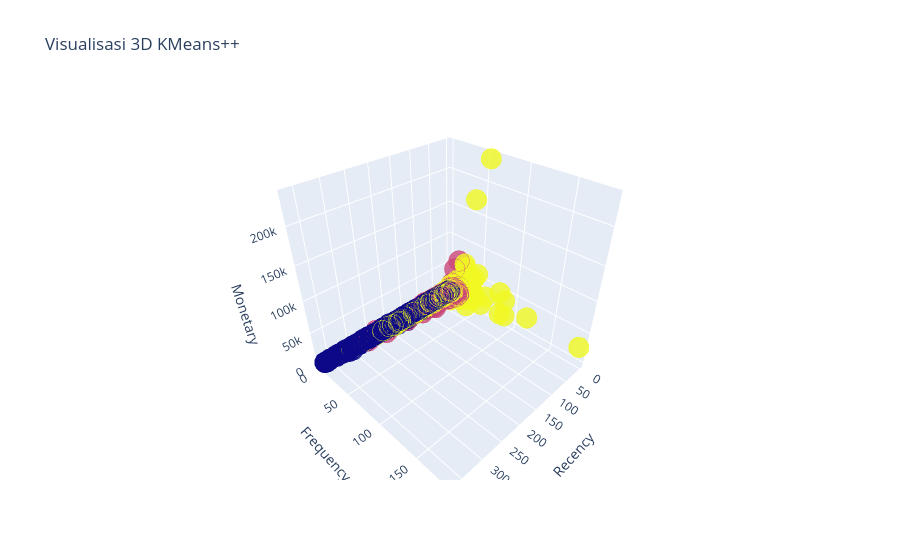

The notebook cell this image was saved under:
### Code cell
# Menampilkan visualisasi 3D dari hasil Clustering
visual_3d = go.Scatter3d(
    x= df_kmeans['Recency'],
    y= df_kmeans['Frequency'],
    z= df_kmeans['Monetary'],
    hovertemplate=(
        "Recency: %{x}<br>"
        "Frequency: %{y}<br>"
        "Monetary: %{z:.2f}"),
    mode='markers',
    marker=dict(
        color = df_kmeans['Cluster'],
        size= 12,
        line=dict(
            color= df_kmeans['Cluster'],
            width= 6
        ),
        opacity=0.8
    )
)

data = [visual_3d]
layout = go.Layout(
    title= 'Visualisasi 3D KMeans++',
    scene = dict(
            xaxis = dict(title  = 'Recency'),
            yaxis = dict(title  = 'Frequency'),
            zaxis = dict(title  = 'Monetary')
        )
)

fig = go.Figure(data=data, layout=layout)
fig.show()

### Figure 1 — Plotly figure (JSON) as saved in the notebook; plotly's stock layout.template omitted (floating-point values rounded to 4 significant figures; data arrays with more than 128 entries replaced by an {"elided": "..."} marker saying what was removed)
{"data": [{"hovertemplate": "Recency: %{x}<br>Frequency: %{y}<br>Monetary: %{z:.2f}", "marker": {"color": {"elided": "3835 int values"}, "line": {"color": {"elided": "3835 int values"}, "width": 6}, "opacity": 0.8, "size": 12}, "mode": "markers", "type": "scatter3d", "x": {"elided": "3835 int values"}, "y": {"elided": "3835 int values"}, "z": {"elided": "3835 float values"}}], "layout": {"scene": {"xaxis": {"title": {"text": "Recency"}}, "yaxis": {"title": {"text": "Frequency"}}, "zaxis": {"title": {"text": "Monetary"}}}, "title": {"text": "Visualisasi 3D KMeans++"}}}
